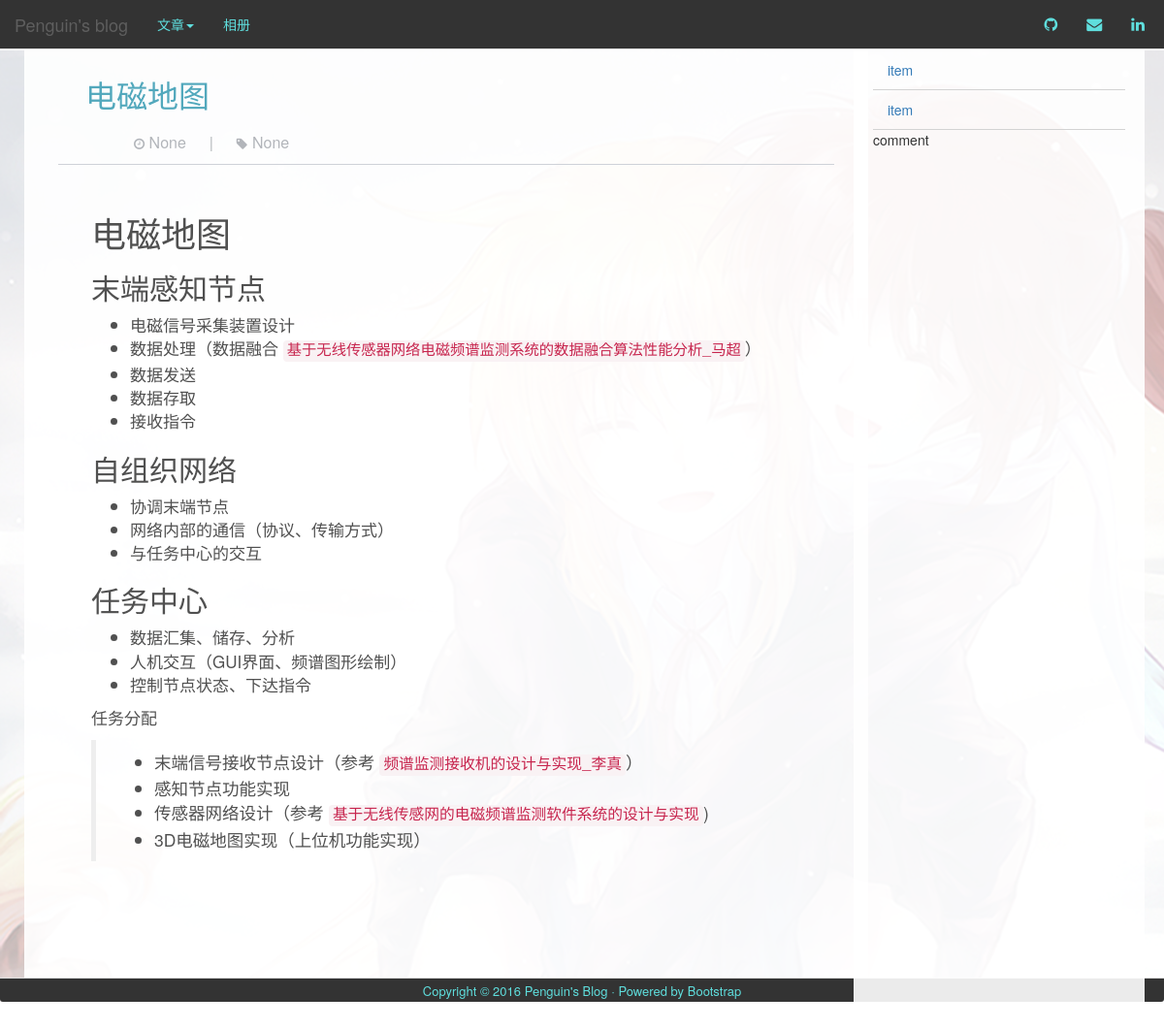
Page /post/9 on the committed database.
### app/models.py (models this page shows)
class Post(db.Model):
    id = db.Column(db.Integer, primary_key=True)
    title = db.Column(db.String)
    body = db.Column(db.String)
    timestamp = db.Column(db.String)
    tag = db.Column(db.String)
    info = db.Column(db.String)
    body_markdown = db.Column(db.String)
    counter = db.Column(db.Integer)

### app/views.py (the view)
@app.route('/post/<post_id>')
def post(post_id):
    post = db.session.query(Post).filter(Post.id == post_id).first()
    html_txt = markdown.markdown(post.body_markdown)
    post.body = html_txt
    db.session.add(post)
    db.session.commit()
    return render_template('post.html',
                           post = post)

### app/views.py (called while the page is built)
@app.before_request #register a function to run before every request
def before_request():
    g.user = current_user
    if g.user.is_authenticated:
        g.user.last_seen = datetime.utcnow()
        db.session.add(g.user)
        db.session.commit()

### app/templates/post.html
{% extends "base.html" %}
{% block content %}
<div>
    <div class="post">
        <div class="post-header">
            <div class="post-title">{{post.title}}</div>
            <div class="post-header-buttom">
                <div class="post-timestamp"> {{post.timestamp}}</div>
                <div class="post-header-buttom-divider">|</div>
                <div class="post-tag">{{post.tag}}</div>
            </div>
        </div>
        <div class="post-body font-kai">
            {{post.body | safe}}
        </div>
    </div>
</div>
{% endblock %}

### app/static/custom.css (style rules this page uses)
body { z-index: 0; }
.post { margin: 10px; padding: 10px; padding-bottom: 100px; }
.post-header, .post-body { padding-left: 2em; padding-right: 2em; }
.post-header { display: block; color: #333; margin: 0; line-height: 20px; border-bottom: solid 1px #cfd2d8; }
.post-title { display: block; font-size: xx-large; color: #52a8bc; font-weight: 500; }
.post-header-buttom { display: block; padding-left: 30px; padding-top: 10px; padding-bottom: 10px; min-height: 30px; }
.post-timestamp:before { font-family: FontAwesome; content: "\f017"; font-size: small; }
.post-tag:before { font-family: FontAwesome; content: "\f02b"; font-size: small; padding-right: 5px; }
.post-timestamp, .post-tag { display: inline-block; padding: 20px; padding-bottom: 0px; font-size: medium; font-family: "Helvetica Neue", Helvetica, Arial, sans-serif; color: #b2b5ba; }
.post-body { padding-top: 30px; padding-left: 2em; padding-right: 2em; font-family: 'Helvetica Neue',Hiragino Sans GB,Microsoft Yahei,WenQuanYi Micro Hei,Helvetica,Arial,sans-serif; font-size: 17px; font-weight: 400; color: #505050; }
.post-header-buttom-divider { display: inline-block; font-size: medium; color: #b2b5ba; ; }

### rows in the picture
Post: title "电磁地图", timestamp "None", tag "None", body "电磁地图 末端感知节点 电磁信号采集装置设计 数据处理（数据融合 基于无线传感器网络电磁频谱监测系统的数据融合算法性能分析_马超 ） 数据发送 数据存取 接收指令 自组织网络 协调末端节点 网络内部的通信（协议、传输方式） 与任务中心的交互 任务中心 数据汇集、储存、分析 人机交互（GUI界面、频谱图形绘制） 控制节点状态、下达指令 任务分配 末端信号接收节点设计（参考 频谱监测接收机的设计与实现_李真 ） 感知节点功能实现 传感器网络设计（参考 基于无线传感网的电磁频谱监测软件系统的设计与实现 ) 3D电磁地图实现（上位机功能实现）"
